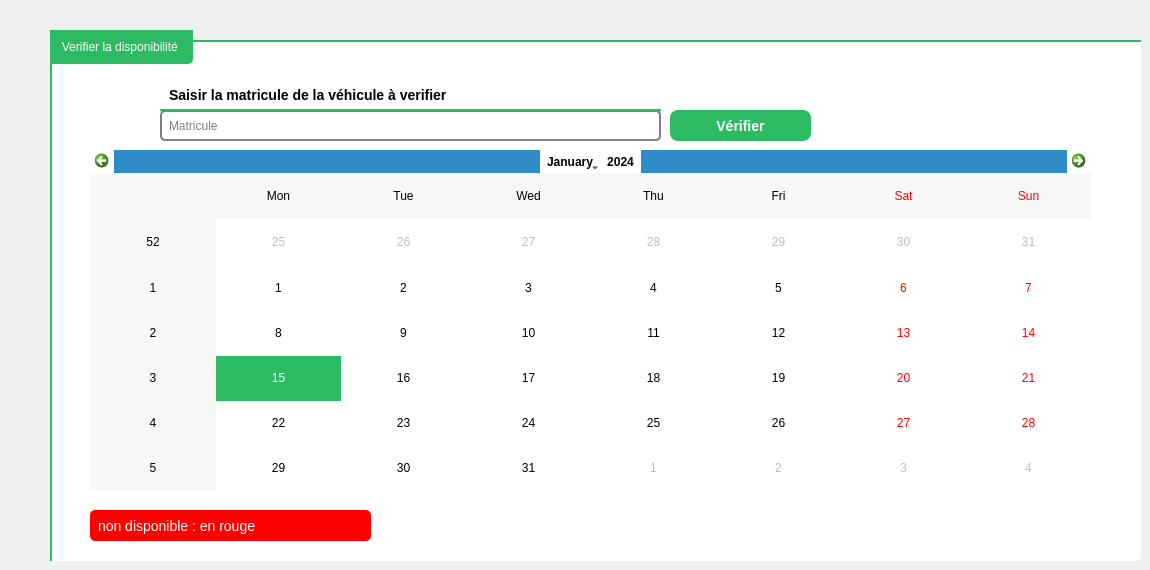
    <widget class="QWidget" name="tab_2">
     <attribute name="title">
      <string>Calendrier des disponibilitées</string>
     </attribute>
     <widget class="QGroupBox" name="groupBox_2">
      <property name="geometry">
       <rect>
        <x>50</x>
        <y>30</y>
        <width>1091</width>
        <height>531</height>
       </rect>
      </property>
      <property name="styleSheet">
       <string notr="true">QGroupBox {
  border: none;
  margin-top: 10px;
  border-left: 2px solid #2CBB63; /* Green left border */
  border-top: 2px solid #2CBB63; /* Green top border */
  border-bottom-right-radius: 5px; /* Rounded bottom-right corner */
background-color:white;
}

QGroupBox::title {
  subcontrol-origin: margin;
  subcontrol-position: top left;
  padding: 8px;
  color: white;
  font-size: 20px; /* Increased font size */
  font-weight: bold;
  min-width: 120px;
  qproperty-drawBase: 0;
  background-color: #2CBB63;
  border-bottom: 2px solid #2CBB63; /* Green bottom border */
  border-top: 2px solid #2CBB63; /* Green top border */
  border-left: 2px solid #2CBB63; /* Green left border */
  border-right: 2px solid #2CBB63; /* Green right border */
  border-bottom-right-radius: 5px; /* Rounded bottom-right corner */
}</string>
      </property>
      <property name="title">
       <string>Verifier la disponibilité </string>
      </property>
      <widget class="QLabel" name="label_5">
       <property name="geometry">
        <rect>
         <x>40</x>
         <y>480</y>
         <width>281</width>
         <height>31</height>
        </rect>
       </property>
       <property name="styleSheet">
        <string notr="true">QLabel {
    padding: 5px;
    background-color: red;
    color: white;
    font-size: 14px;
    font-weight: semi bold;
    border-radius: 5px;
}

QLabel:hover {
    background-color: #b30000;
}

QLabel:pressed {
    background-color: #800000;
}</string>
       </property>
       <property name="text">
        <string>non disponible : en rouge </string>
       </property>
      </widget>
      <widget class="QLineEdit" name="lineEditMatricule">
       <property name="geometry">
        <rect>
         <x>110</x>
         <y>80</y>
         <width>501</width>
         <height>31</height>
        </rect>
       </property>
       <property name="styleSheet">
        <string notr="true">QLineEdit {
  padding: 5px;
  border: 2px solid #808080; /* Grey border */
  border-radius: 5px; /* Rounded corners */
  background-color: white; /* White background */
  color: black; /* Black text color */
}

QLineEdit:hover {
  border-color: #2CBB63; /* Green border color on hover */
}

QLineEdit:focus {
  border-color: #2CBB63; /* Green border color on focus */
  outline: none; /* Remove focus outline */
}</string>
       </property>
       <property name="placeholderText">
        <string>Matricule </string>
       </property>
      </widget>
      <widget class="QLabel" name="label_3">
       <property name="geometry">
        <rect>
         <x>110</x>
         <y>50</y>
         <width>501</width>
         <height>31</height>
        </rect>
       </property>
       <property name="styleSheet">
        <string notr="true">QLabel {
  padding: 5px;
  border-bottom: 2px solid #2CBB63; /* Grey underline */
  background-color: white; /* White background */
  color: black; /* Black text color */
  font-weight: bold; /* Bolder text */
  font-size:14px;
}

QLabel:hover {
  border-bottom-color: #2CBB63; /* Green underline color on hover */
  color: black; /* Dark green text color on hover */
}</string>
       </property>
       <property name="text">
        <string>Saisir la matricule de la véhicule à verifier </string>
       </property>
      </widget>
      <widget class="QCalendarWidget" name="calendarWidget">
       <property name="geometry">
        <rect>
         <x>40</x>
         <y>120</y>
         <width>1001</width>
         <height>341</height>
        </rect>
       </property>
       <property name="styleSheet">
        <string notr="true">QCalendarWidget {
  border: 1px solid black; /* Add a solid black border */
  background-color: white; /* Set the background color */
}

QCalendarWidget QAbstractItemView {
  selection-background-color: #2CBB63; /* Set the background color of selected dates */
  selection-color: white; /* Set the text color of selected dates */
}

QCalendarWidget QToolButton {
  background-color: white; /* Set the background color of navigation buttons */
  color: black; /* Set the text color of navigation buttons */
}

QCalendarWidget QToolButton:hover {
  background-color: #2CBB63; /* Set the background color on hover */
  color: white; /* Set the text color on hover */
}</string>
       </property>
      </widget>
      <widget class="QPushButton" name="pushButton_2">
       <property name="geometry">
        <rect>
         <x>620</x>
         <y>80</y>
         <width>141</width>
         <height>31</height>
        </rect>
       </property>
       <property name="styleSheet">
        <string notr="true">QPushButton {
  border: none;
  border-radius: 8px;
  padding: 10px 20px;
  background-color: #2CBB63; /* Green color */
  color: white;
  font-size: 14px;
  font-weight: bold;
  text-transform: uppercase;
  transition: background-color 0.3s ease;
}

QPushButton:hover {
  background-color: #7AE59A; /* Lighter green color on hover */
}

QPushButton:pressed {
  background-color: #A2EFB6; /* Lighter green color when pressed */
  border: 5px solid #2CBB63; /* Green contour */
}

QPushButton:focus {
  outline: none;
  box-shadow: 0 0 0 3px rgba(0, 102, 204, 0.4);
}</string>
       </property>
       <property name="text">
        <string>Vérifier</string>
       </property>
      </widget>
     </widget>
    </widget>
